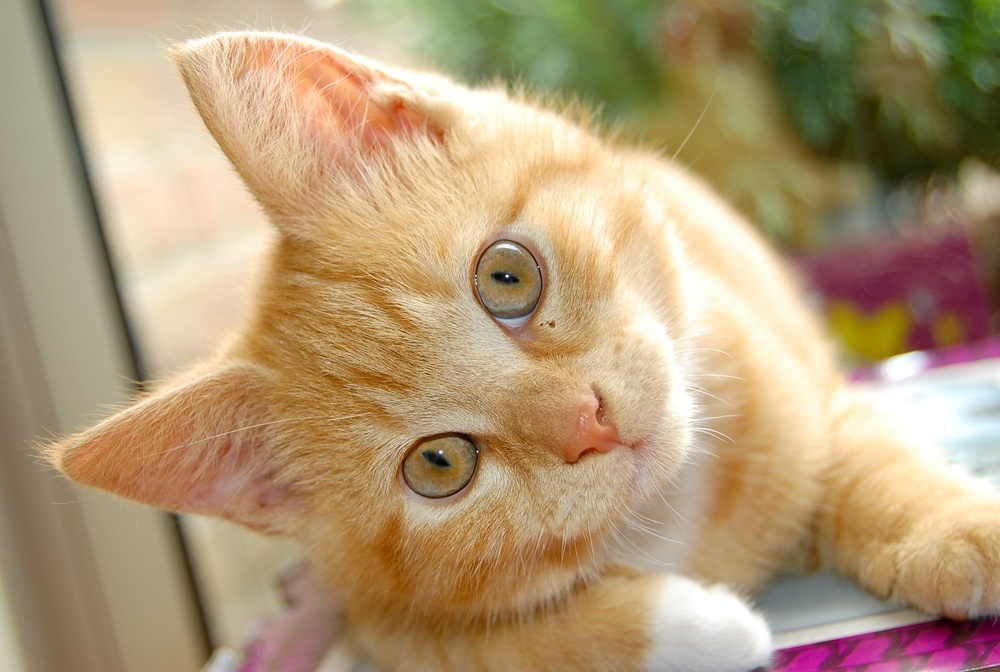
#> input picture cat.jpg, 1000 x 672 px, shrunk from 2673 x 1797 before the run
$ python color_histogram.py --image ../cat.jpg
#> lines starting #> are read from the running program, lines starting #| are printed output that depends on the picture
# -*- coding: utf-8 -*-
# @Author:   MR_Radish
# @Date:     2018-07-26 16:33:36
# @E-mail:   ty_2016@foxmail.com
# @FileName: color_histogram.py
# @TODO: 颜色直方图

from matplotlib import pyplot as plt
import numpy as np
import argparse
import cv2

ap = argparse.ArgumentParser()
ap.add_argument("-i", "--image", required=True, help="Path to the image")
args = vars(ap.parse_args())

image = cv2.imread(args["image"])
#> image is the input picture: shape (672, 1000, 3); mean B, G, R 119.2, 153.6, 177.2
cv2.imshow("Original", image)

chans = cv2.split(image)
colors = ("b", "g", "r")
plt.figure()
plt.title("Flattened Color Histogram")
plt.xlabel("Bins")
plt.ylabel("# of Pixels")

for (chan, color) in zip(chans, colors):
	hist = cv2.calcHist([chan], [0], None, [256], [0, 256])
	plt.plot(hist, color=color)
	plt.xlim([0, 256])
#> this loop made 3 passes
#> color on passes 1 to 3: 'b', 'g', 'r'
plt.show()
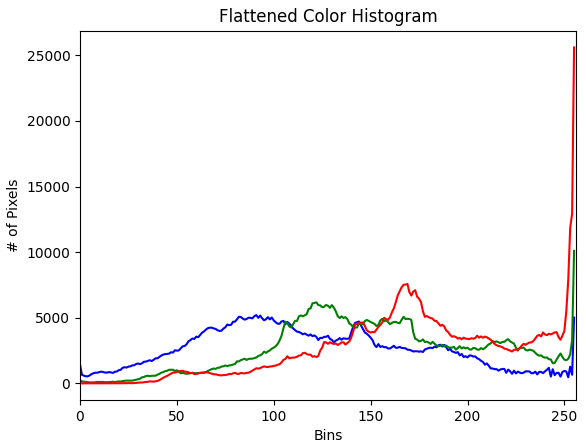
#> figure drawn by matplotlib, 1 panel; curve peaks at x = 91, y = 5204; curve peaks at x = 255, y = 10102; curve peaks at x = 255, y = 25604

fig = plt.figure()

ax = fig.add_subplot(131)
hist = cv2.calcHist([chans[1], chans[0]], [0, 1], None, [32, 32], [0, 256, 0, 256])
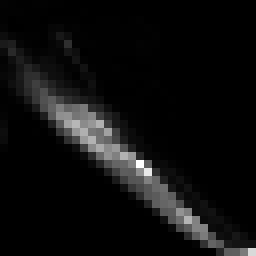
#> hist: shape (32, 32) float32 (shown 8 times larger); min 0, max 11379, mean 656.2; drawn with min black and max white
p = ax.imshow(hist, interpolation="nearest")
ax.set_title("2D Color Histogram for G and B")
plt.colorbar(p)

ax = fig.add_subplot(132)
hist = cv2.calcHist([chans[1], chans[2]], [0, 1], None, [32, 32], [0, 256, 0, 256])
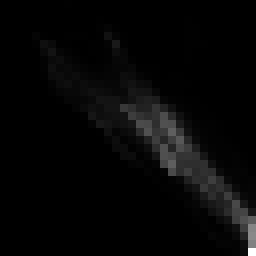
#> hist: shape (32, 32) float32 (shown 8 times larger); min 0, max 23806, mean 656.2; drawn with min black and max white
p = ax.imshow(hist, interpolation="nearest")
ax.set_title("2D Color Histogram for G and R")
plt.colorbar(p)

ax = fig.add_subplot(133)
hist = cv2.calcHist([chans[0], chans[2]], [0, 1], None, [32, 32], [0, 256, 0, 256])
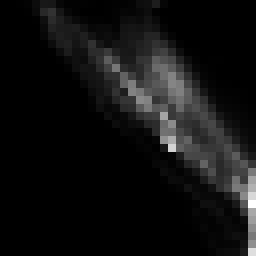
#> hist: shape (32, 32) float32 (shown 8 times larger); min 0, max 9521, mean 656.2; drawn with min black and max white
p = ax.imshow(hist, interpolation="nearest")
ax.set_title("2D Color Histogram for B and R")
plt.colorbar(p)

print("2D histogram shape: {}, with {} values".format(hist.shape, hist.flatten().shape[0]))
#| 2D histogram shape: (32, 32), with 1024 values

hist = cv2.calcHist([image], [0, 1, 2], None, [8, 8, 8], [0, 256, 0, 256, 0, 256])
print("3D histogram shape: {}, with {} values".format(hist.shape, hist.flatten().shape[0]))
#| 3D histogram shape: (8, 8, 8), with 512 values

plt.show()
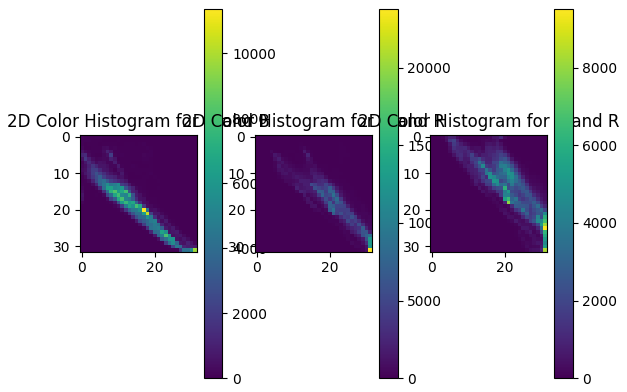
#> figure drawn by matplotlib, 6 panels
